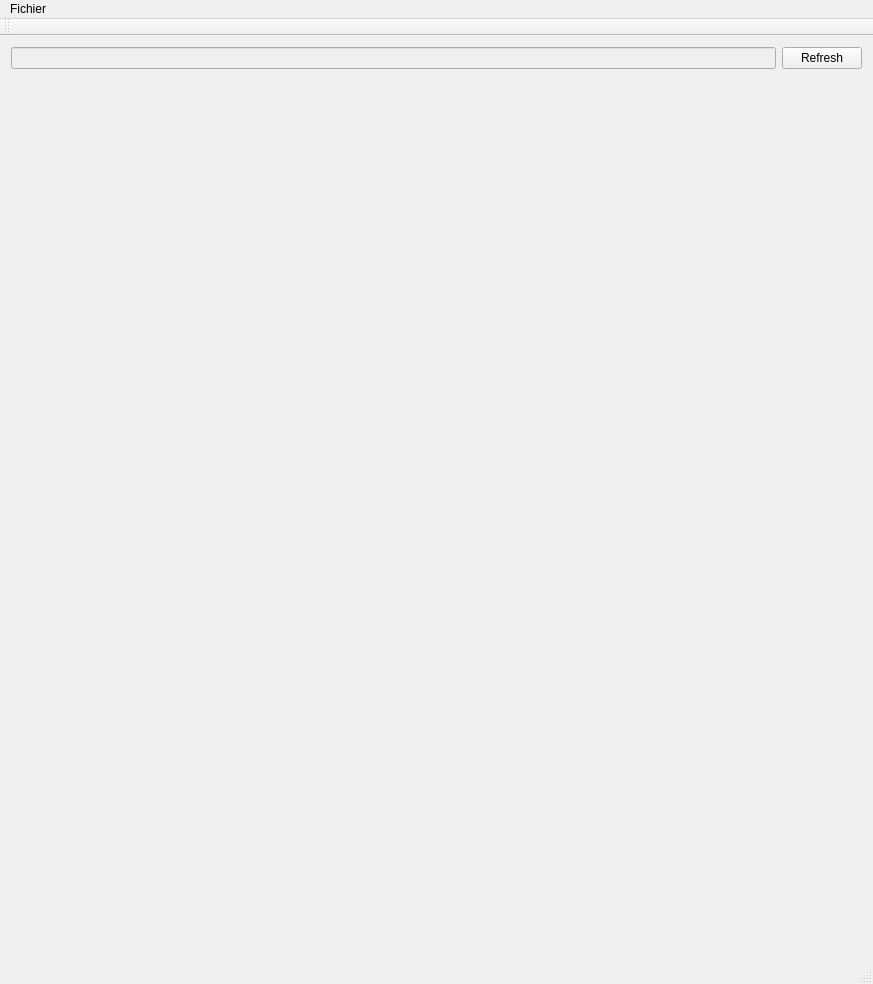
<?xml version="1.0" encoding="UTF-8"?>
<ui version="4.0">
 <class>MainWindow</class>
 <widget class="QMainWindow" name="MainWindow">
  <property name="geometry">
   <rect>
    <x>0</x>
    <y>0</y>
    <width>873</width>
    <height>984</height>
   </rect>
  </property>
  <property name="windowTitle">
   <string>MainWindow</string>
  </property>
  <widget class="QWidget" name="centralWidget">
   <layout class="QVBoxLayout" name="verticalLayout_2">
    <item>
     <layout class="QHBoxLayout" name="horizontalLayout">
      <property name="sizeConstraint">
       <enum>QLayout::SetMinimumSize</enum>
      </property>
      <item>
       <widget class="QLineEdit" name="addressBar">
        <property name="enabled">
         <bool>false</bool>
        </property>
       </widget>
      </item>
      <item>
       <widget class="QPushButton" name="refreshButton">
        <property name="text">
         <string>Refresh</string>
        </property>
       </widget>
      </item>
     </layout>
    </item>
    <item>
     <widget class="KiwixWebView" name="webview" native="true"/>
    </item>
   </layout>
  </widget>
  <widget class="QMenuBar" name="menuBar">
   <property name="geometry">
    <rect>
     <x>0</x>
     <y>0</y>
     <width>873</width>
     <height>42</height>
    </rect>
   </property>
   <widget class="QMenu" name="menuFichier">
    <property name="title">
     <string>Fichier</string>
    </property>
   </widget>
   <addaction name="menuFichier"/>
  </widget>
  <widget class="QToolBar" name="mainToolBar">
   <attribute name="toolBarArea">
    <enum>TopToolBarArea</enum>
   </attribute>
   <attribute name="toolBarBreak">
    <bool>false</bool>
   </attribute>
  </widget>
  <widget class="QStatusBar" name="statusBar"/>
 </widget>
 <layoutdefault spacing="6" margin="11"/>
 <customwidgets>
  <customwidget>
   <class>KiwixWebView</class>
   <extends>QWidget</extends>
   <header>kiwixwebview.h</header>
   <container>1</container>
  </customwidget>
 </customwidgets>
 <resources/>
 <connections/>
</ui>
